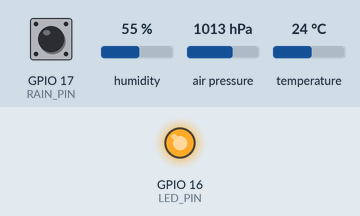
This program was run on a simulated ESP32. Shown: output pins drawn as LEDs (lit = HIGH). Inputs (shaded band) come from the test bench; at power-on: GPIO 17 (RAIN_PIN) HIGH, humidity 55 %, air pressure 1013 hPa, temperature 24 °C. WiFi joins after 1.5 s; servers stay silent unless stated; uploads are accepted with an empty reply; what the program prints to the serial monitor is not drawn.

Above: at 3.9 s.
4.0 s: GPIO 17 (RAIN_PIN) pulled LOW for 0.15 s
At 4.16 s:
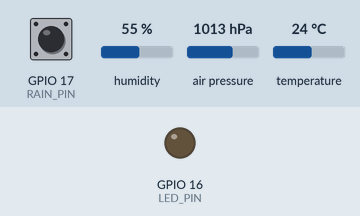
Timing chart, 0 to 7.0 s (numbered marks = the images above; inputs shaded):
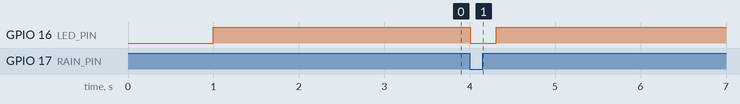

Measured:
- after the input at 4.0 s, GPIO 16 (LED_PIN): HIGH → LOW at once, → HIGH 0.30 s later

The program:

main.cpp
```cpp
#include <Arduino.h>
#include <WiFi.h>
#include <ArduinoOTA.h>
#include <HTTPClient.h>
#include <Wire.h>
#include <Adafruit_BME280.h>
#include <ArduinoJson.h>
#include "config.h"

Adafruit_BME280 bme;

bool bmeReady = false;
unsigned long lastPostTime = 0;

// ---- Rain gauge (interrupt-driven) ----
volatile unsigned long rainClicks = 0;       // Total clicks since boot
volatile bool rainFlash = false;             // Signal main loop to blink LED
static unsigned long lastRainISR = 0;        // Debounce timestamp
static unsigned long clicksAtLastPost = 0;   // For delta calculation

void IRAM_ATTR rainISR() {
  unsigned long now = millis();
  if (now - lastRainISR > RAIN_DEBOUNCE_MS) {
    rainClicks++;
    rainFlash = true;
    lastRainISR = now;
  }
}

// ---- LED flash (non-blocking) ----
static unsigned long ledOffAt = 0;

void handleLedFlash() {
  if (rainFlash) {
    rainFlash = false;
    digitalWrite(LED_PIN, LOW);   // Active-low: LOW = on
    ledOffAt = millis() + LED_FLASH_MS;
    Serial.printf("[RAIN] Click! (total: %lu)\n", rainClicks);
  }
  if (ledOffAt && millis() >= ledOffAt) {
    digitalWrite(LED_PIN, HIGH);  // Active-low: HIGH = off
    ledOffAt = 0;
  }
}


void connectWiFi() {
  Serial.printf("Connecting to WiFi: %s", WIFI_SSID);
  WiFi.mode(WIFI_STA);
  WiFi.begin(WIFI_SSID, WIFI_PASSWORD);

  int attempts = 0;
  while (WiFi.status() != WL_CONNECTED && attempts < 30) {
    delay(500);
    Serial.print(".");
    attempts++;
  }

  if (WiFi.status() == WL_CONNECTED) {
    Serial.printf("\nConnected! IP: %s\n", WiFi.localIP().toString().c_str());
  } else {
    Serial.println("\nFailed to connect to WiFi!");
  }
}

void setupOTA() {
  ArduinoOTA.setHostname(OTA_HOSTNAME);

  const char* otaPw = OTA_PASSWORD;
  if (otaPw[0] != '\0') {
    ArduinoOTA.setPassword(otaPw);
  }

  ArduinoOTA.onStart([]() {
    Serial.println("[OTA] Update starting...");
  });
  ArduinoOTA.onEnd([]() {
    Serial.println("\n[OTA] Update complete! Rebooting...");
  });
  ArduinoOTA.onProgress([](unsigned int progress, unsigned int total) {
    Serial.printf("[OTA] %u%%\r", (progress * 100) / total);
  });
  ArduinoOTA.onError([](ota_error_t error) {
    Serial.printf("[OTA] Error %u: ", error);
    if (error == OTA_AUTH_ERROR) Serial.println("Auth failed");
    else if (error == OTA_BEGIN_ERROR) Serial.println("Begin failed");
    else if (error == OTA_CONNECT_ERROR) Serial.println("Connect failed");
    else if (error == OTA_RECEIVE_ERROR) Serial.println("Receive failed");
    else if (error == OTA_END_ERROR) Serial.println("End failed");
  });

  ArduinoOTA.begin();
  Serial.printf("[OTA] Ready — hostname: %s.local\n", OTA_HOSTNAME);
}

bool initBME280() {
  Wire.begin(BME_SDA, BME_SCL);

  uint8_t addrs[] = {0x76, 0x77};
  for (uint8_t addr : addrs) {
    if (bme.begin(addr, &Wire)) {
      Serial.printf("BME280 found at 0x%02X!\n", addr);
      bme.setSampling(
        Adafruit_BME280::MODE_FORCED,
        Adafruit_BME280::SAMPLING_X1,
        Adafruit_BME280::SAMPLING_X1,
        Adafruit_BME280::SAMPLING_X1,
        Adafruit_BME280::FILTER_OFF
      );
      return true;
    }
    Serial.printf("BME280 not at 0x%02X\n", addr);
  }

  Serial.println("BME280 not found! Check wiring.");
  return false;
}

void postWeatherData() {
  if (WiFi.status() != WL_CONNECTED) {
    Serial.println("WiFi disconnected, reconnecting...");
    connectWiFi();
    if (WiFi.status() != WL_CONNECTED) return;
  }

  bme.takeForcedMeasurement();

  float temperature = bme.readTemperature();
  float humidity = bme.readHumidity();
  float pressure = bme.readPressure() / 100.0;
  if (isnan(temperature) || isnan(humidity) || isnan(pressure)) {
    Serial.println("Invalid BME280 reading, skipping...");
    return;
  }

  unsigned long currentClicks = rainClicks;
  unsigned long deltaClicks = currentClicks - clicksAtLastPost;
  float rainMl = currentClicks * RAIN_ML_PER_CLICK;

  JsonDocument doc;
  doc["station_id"] = STATION_ID;
  doc["timestamp"] = "";
  doc["temperature_c"] = round(temperature * 10) / 10.0;
  doc["humidity_pct"] = round(humidity * 10) / 10.0;
  doc["pressure_hpa"] = round(pressure * 100) / 100.0;
  doc["wind_speed_kmh"] = 0;
  doc["wind_direction_deg"] = 0;
  doc["rainfall_ml"] = round(rainMl * 10) / 10.0;
  doc["rain_clicks"] = (long)currentClicks;
  doc["rain_delta_clicks"] = (long)deltaClicks;
  // battery_v omitted — WROOM-32 has no onboard ADC voltage divider

  clicksAtLastPost = currentClicks;

  String json;
  serializeJson(doc, json);

  Serial.printf("Sending: %s\n", json.c_str());

  HTTPClient http;
  String url = String("http://") + API_HOST + ":" + API_PORT + API_ENDPOINT;
  http.begin(url);
  http.addHeader("Content-Type", "application/json");
  http.addHeader("X-API-Key", API_KEY);

  int httpCode = http.POST(json);

  if (httpCode > 0) {
    Serial.printf("HTTP %d: %s\n", httpCode, http.getString().c_str());
  } else {
    Serial.printf("HTTP error: %s\n", http.errorToString(httpCode).c_str());
  }

  http.end();
}

void setup() {
  Serial.begin(115200);
  delay(1000);

  Serial.println("\n=== PiVault Weather Station ===");
  Serial.printf("Station ID: %s\n", STATION_ID);

  // LED (active-low: HIGH = off)
  pinMode(LED_PIN, OUTPUT);
  digitalWrite(LED_PIN, HIGH);

  // Rain gauge: INPUT_PULLUP, trigger on falling edge (reed closes to GND)
  pinMode(RAIN_PIN, INPUT_PULLUP);
  delay(10);
  attachInterrupt(digitalPinToInterrupt(RAIN_PIN), rainISR, FALLING);
  Serial.printf("Rain gauge on GPIO %d (%.1f ml/click)\n", RAIN_PIN, RAIN_ML_PER_CLICK);

  connectWiFi();
  setupOTA();
  bmeReady = initBME280();

  if (bmeReady) {
    postWeatherData();
    lastPostTime = millis();
  }
}

void loop() {
  ArduinoOTA.handle();
  handleLedFlash();

  unsigned long now = millis();

  if (!bmeReady) {
    Serial.println("BME280 not available. Retrying...");
    bmeReady = initBME280();
    delay(RETRY_DELAY_MS);
    return;
  }

  if (now - lastPostTime >= POST_INTERVAL_MS) {
    postWeatherData();
    lastPostTime = now;
  }

  delay(10);
}
```

config.example.h
```cpp
#ifndef CONFIG_H
#define CONFIG_H

// Copy this file to config.h and fill in your values.
// config.h is gitignored — never commit real credentials.

// ---- WiFi ----
#define WIFI_SSID "your-wifi-ssid"
#define WIFI_PASSWORD "your-wifi-password"

// ---- PiVault API ----
#define API_HOST "192.168.0.22"        // Use IP, not .local (mDNS unreliable on some networks)
#define API_PORT 3001
#define API_ENDPOINT "/api/v1/weather/ingest"
#define API_KEY "your-api-key"         // Must match WX_API_KEY on server

// ---- Station Identity ----
#define STATION_ID "wx-station-01"

// ---- BME280 I2C Pins ----
#define BME_SDA 21
#define BME_SCL 22
// Address auto-detected in initBME280() — 0x76 or 0x77

// ---- Rain Gauge (tipping bucket reed switch) ----
#define RAIN_PIN 17           // GPIO 17, reed switch to GND
#define RAIN_ML_PER_CLICK 4.25 // Millilitres per reed switch closure
#define RAIN_DEBOUNCE_MS 50   // Ignore bounces shorter than this

// ---- LED ----
#define LED_PIN 16            // Onboard blue LED (GPIO 16, active-low)
#define LED_FLASH_MS 300      // How long to blink on rain click

// ---- OTA ----
#define OTA_HOSTNAME "pivault-wx"  // mDNS name for OTA discovery
#define OTA_PASSWORD ""            // Set a password to require auth, or leave empty

// ---- Timing ----
#define POST_INTERVAL_MS 30000 // Send data every 30 seconds
#define RETRY_DELAY_MS 5000    // Wait before retry on failure

#endif
```
